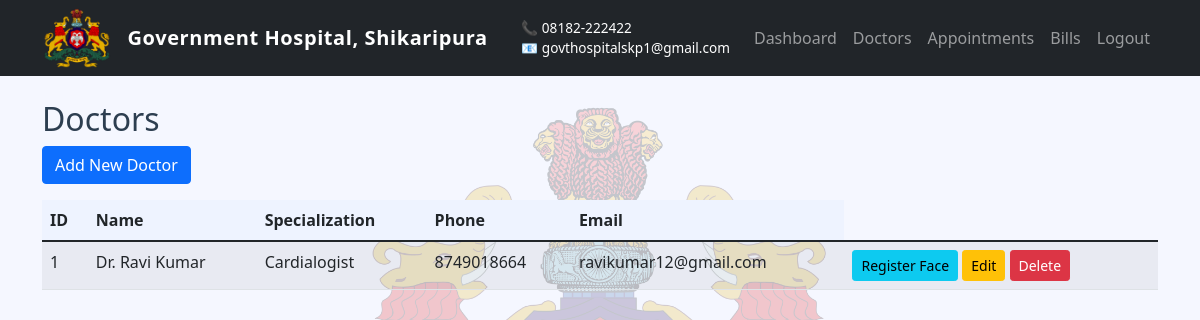
The page /doctors (signed in) on the database its author committed.
### app.py (models this page shows)
class Doctor(db.Model):
    id = db.Column(db.Integer, primary_key=True)
    name = db.Column(db.String(150), nullable=False)
    specialization = db.Column(db.String(100), nullable=False)
    phone = db.Column(db.String(20), nullable=False)
    email = db.Column(db.String(150), unique=True, nullable=False)
    availability = db.Column(db.String(200))
    face_encoding = db.Column(db.PickleType)  # Store face encoding as pickle

### app.py (the view)
@app.route('/doctors')
@login_required
def doctors():
    if current_user.role == 'staff':
        return deny_access()
    doctors = Doctor.query.all()
    return render_template('doctors.html', doctors=doctors)

### app.py (called while the page is built)
@login_manager.user_loader
def load_user(user_id):
    return User.query.get(int(user_id))

### templates/doctors.html (shortened to what this page needs)
{% extends "base.html" %}
{% block content %}
<h2>Doctors</h2>
<a href="{{ url_for('add_doctor') }}" class="btn btn-primary mb-3">Add New Doctor</a>
<table class="table table-striped">
    <thead>
        <tr>
            <th>ID</th>
            <th>Name</th>
            <th>Specialization</th>
            <th>Phone</th>
            <th>Email</th>
        </tr>
    </thead>
    <tbody>
        {% for doctor in doctors %}
        <tr>
            <td>{{ doctor.id }}</td>
            <td>{{ doctor.name }}</td>
            <td>{{ doctor.specialization }}</td>
            <td>{{ doctor.phone }}</td>
            <td>{{ doctor.email }}</td>
            <td>
                <a href="{{ url_for('register_face', id=doctor.id) }}" class="btn btn-sm btn-info">Register Face</a>
                <a href="{{ url_for('edit_doctor', id=doctor.id) }}" class="btn btn-sm btn-warning">Edit</a>
                <form method="POST" action="{{ url_for('delete_doctor', id=doctor.id) }}" style="display:inline;">
                    <button type="submit" class="btn btn-sm btn-danger" onclick="return confirm('Are you sure?')">Delete</button>
                </form>
            </td>
        </tr>
        {% endfor %}
    </tbody>
</table>
{% endblock %}

### rows shown on the page
Doctor: id "1", name "Dr. Ravi Kumar", specialization "Cardialogist", phone "8749018664", email "ravikumar12@gmail.com"
